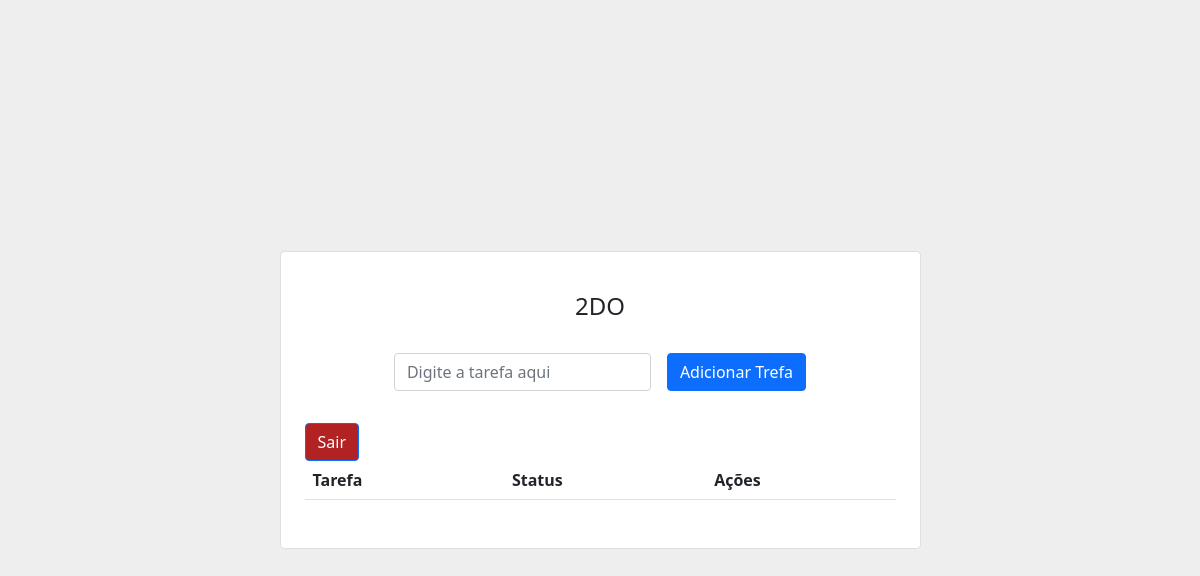
Page / (signed in) on the earlier database version.
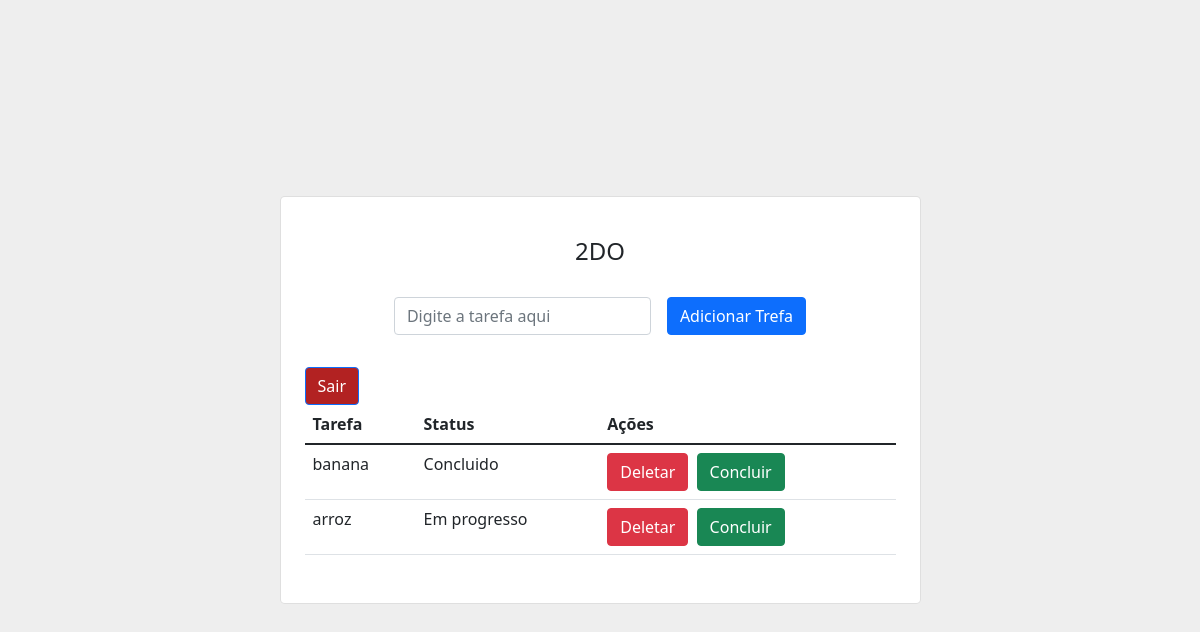
Same page on the later database version.
### todoapp/models.py (models this page shows, shortened)
class todo(models.Model):
    user = models.ForeignKey(User, on_delete=models.CASCADE)
    todo_name = models.CharField(max_length=1000)
    status = models.BooleanField(default=False)

### todoapp/views.py (the view, shortened to what this page needs)
# urls.py: 2. Add a URL to urlpatterns:  path('', views.home, name='home')
@login_required
def home(request):
    all_todos = todo.objects.filter(user=request.user)
    context = {
        'todos': all_todos
    }
    return render(request, 'todoapp/todo.html', context)

### todoapp/templates/todoapp/todo.html (shortened to what this page needs)
<head>
</head>
<link rel="stylesheet" href="https://cdn.jsdelivr.net/npm/bootstrap@5.1.3/dist/css/bootstrap.min.css">
<section class="vh-100" style="background-color: #eee;">
    <div class="container py-5 h-100">
      <div class="row d-flex justify-content-center align-items-center h-100">
        <div class="col col-lg-9 col-xl-7">
          <div class="card rounded-3">
            <div class="card-body p-4">
              <h4 class="text-center my-3 pb-3">2DO</h4>
              <form method="POST" class="row row-cols-lg-auto g-3 justify-content-center align-items-center mb-4 pb-2">
                <div class="col-12">
                  <div class="form-outline">
                    <input type="text" id="form1" class="form-control" name="task" placeholder="Digite a tarefa aqui"/>
                  </div>
                </div>
                <div class="col-12">
                  <button type="submit" class="btn btn-primary">Adicionar Trefa</button>
                </div>
              </form>
              <a href="{% url 'logout' %}"><button style="background: firebrick; color: white;" type="submit" class="btn btn-primary">Sair</button></a>
              <table class="table mb-4">
                <thead>
                  <tr>
                    <th scope="col">Tarefa</th>
                    <th scope="col">Status</th>
                    <th scope="col">Ações</th>
                  </tr>
                </thead>
                <tbody>
                  {% for i in todos %}
                  <tr>
                    <td>{{i.todo_name}}</td>
                    {% if i.status == True %}
                      <td>Concluido</td>
                    {% else %}
                      <td>Em progresso</td>
                    {% endif %}
                    <td>
                      <a href="{% url 'delete' i.todo_name %}"><button type="submit" class="btn btn-danger">Deletar</button></a>
                      <a href="{% url 'update' i.todo_name %}"><button type="submit" class="btn btn-success ms-1">Concluir</button></a>
                    </td>
                  </tr>
                  {% endfor %}
                </tbody>
              </table>
            </div>
          </div>
        </div>
      </div>
    </div>
  </section>

Differences in the rows shown:
added todo: todo_name "banana", status "Concluido"
added todo: todo_name "arroz", status "Em progresso"
